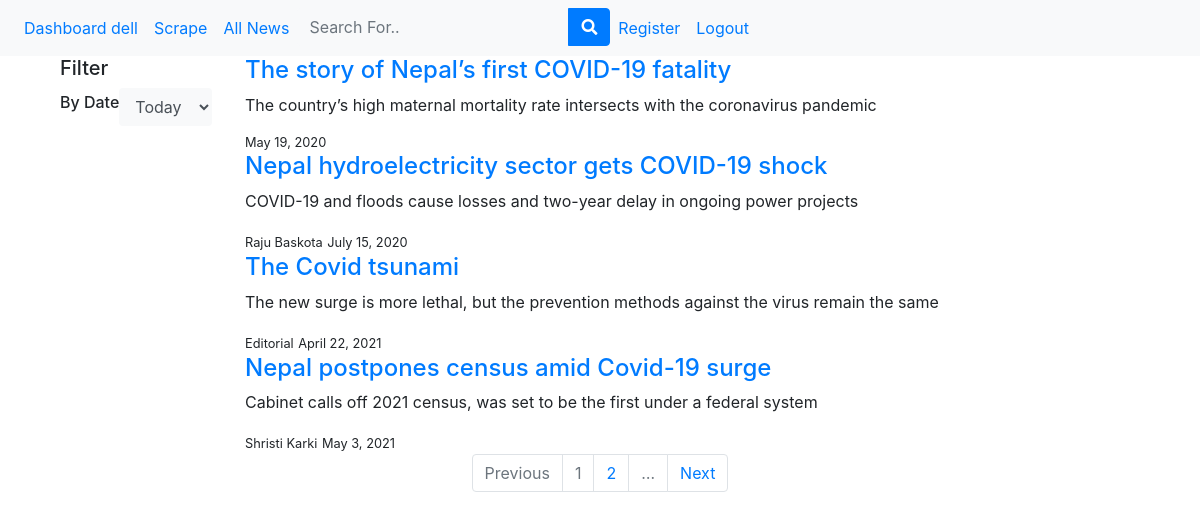
/news/filterByDate (signed in), run on an earlier commit of the app's database.
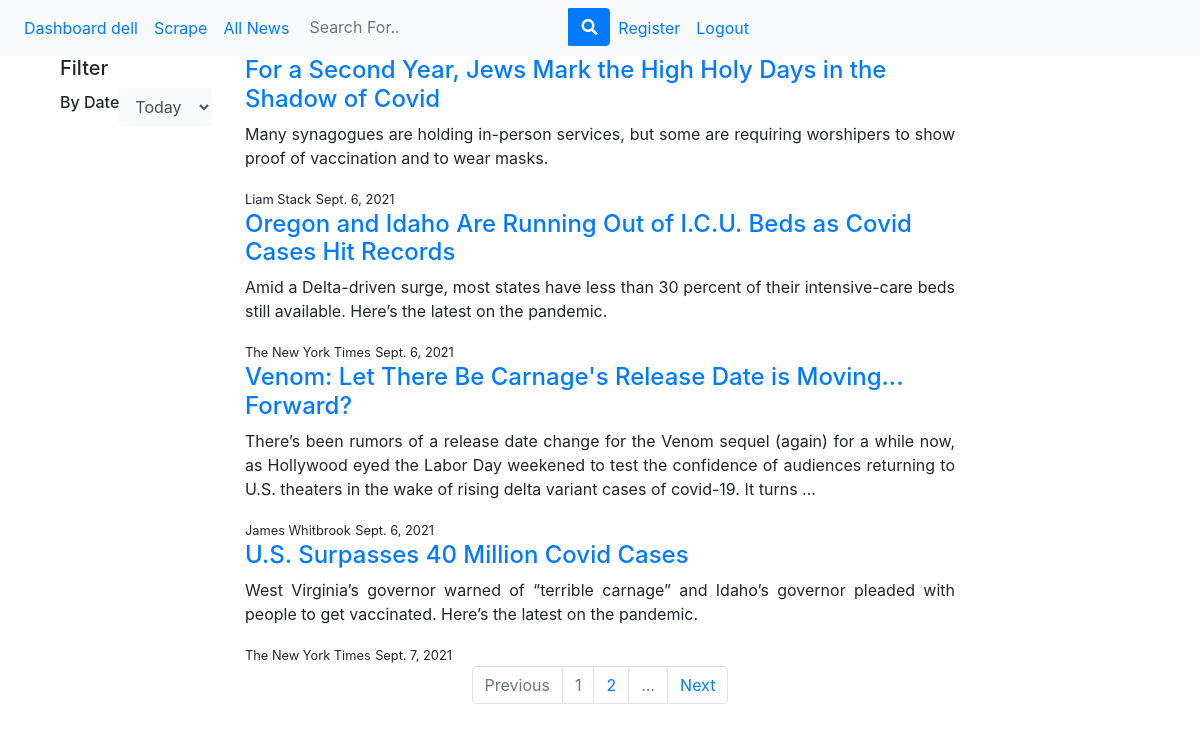
And on a later commit of the database.
### news/models.py (models this page shows, shortened)
class News(models.Model):
    date_created = models.DateField(auto_now=True)
    date_published = models.DateField()
    author = models.CharField(max_length=255)
    source = models.CharField(max_length=255)
    title = models.CharField(max_length=255, unique=True)
    url = models.CharField(max_length=255)
    slug = models.SlugField(unique=True, default=uuid4)
    excerpt = models.TextField()
    content = models.TextField(blank=True, null=True)

### news/views.py (the view)
# urls.py: path('filterByDate',views.filter_by_date, name ='filter-by-date'),
@login_required(login_url='/login')
def filter_by_date(request):
    news = News.objects.order_by('?')
    if request.method == 'GET':
        query= request.GET.get('filterByDate',False)
        if query is not None:
            if query == 'today':
                today = datetime.datetime.today().strftime('%Y-%m-%d')
                news = News.objects.filter(date_published=today)
            elif query == 'latest':
                news = News.objects.order_by('-date_published')
            else:
                news = News.objects.order_by('date_published')
            page = request.GET.get('page', 1)
            paginator = Paginator(news, 4)
            try:
                news = paginator.page(page)
            except PageNotAnInteger:
                news = paginator.page(1)
            except EmptyPage:
                news = paginator.page(paginator.num_pages)
            print(news)
            context={
                'news': news
            }
            return render(request, 'news/all_news.html', context)
        else:
            return redirect('all-news')
    else:
        return redirect('all-news')

### news/templates/news/all_news.html (shortened to what this page needs)
{% extends "news/base.html" %}
{% load static %}
{% block content%}
<div class="container">
    <div class="row">
        <div class="col-md-2">
            <h5>Filter</h5>
            <form class="form-inline my-2 my-lg-0" method="GET" action="{% url 'filter-by-date' %}">
                <h6>By Date</h6>
                <div class="input-group">
                    <select class="form-control bg-light border-0 small" name='filterByDate' onchange="this.form.submit()">
                        <option value='today'>Today</option>
                    </select>
                </div>
            </form>
        </div>
        <div class="col-md-8">
        {% for news in news%}
            <div class="masonry-box" style="width: 100% !important">
                <div class="blog-box" id="{{news.slug}}" data-heading="{{news.title}}"
                 data-published="{{news.date_published}}" data-news="{{news.content}}"
                data-author="{{news.author}}"
                data-toggle="modal" data-target="">
                <div class="blog-meta">
                    <h4><a href="/news/{{news.slug}}" title="">{{news.title}}</a></h4>
                    <p class="text-justify">{{news.excerpt}}</p>
                    <small>{{news.author}}</small>
                    <small>{{news.date_published}}</small>
                </div>
            </div>
        {% endfor %}
        </div>
    </div>
</div>
<nav>
    <ul class="pagination justify-content-center">
        <li class="page-item {% if not news.has_previous %} disabled {% endif %}">
            <a class="page-link" href="{% if news.has_previous %} ?page={{ news.previous_page_number }}{% endif %} ">Previous</a>
        </li>
        {% for i in news.paginator.page_range %}
            {% if news.number == i %}
                <li class="active page-item disabled"><a class="page-link" href="#">{{ i }}</a></li>
            {% elif i > news.number|add:'-2' and i < news.number|add:'2' %}
                <li class="page-item"><a class="page-link" href="?page={{ i }}">{{ i }}</a></li>
            {% endif %}
        {% endfor %}
        {% if news.paginator.num_pages > news.number|add:'1' %}
            <li class="page-item disabled"><a class="page-link" href="#">&hellip;</a></li>
        {% endif %}
        <li class="page-item {% if not news.has_next %} disabled {% endif %}">
            <a class="page-link" href="{% if news.has_next %} ?page={{ news.next_page_number }} {% endif %}">Next</a>
        </li>
    </ul>
  </nav>
{% endblock %}

What changed in the data, as far as the page shows it:
removed News: title "The story of Nepal’s first COVID-19 fatality", excerpt "The country’s high maternal mortality rate intersects with the coronavirus pandemic", date_published "May 19, 2020"
removed News: title "Nepal hydroelectricity sector gets COVID-19 shock", excerpt "COVID-19 and floods cause losses and two-year delay in ongoing power projects", author "Raju Baskota", date_published "July 15, 2020"
removed News: title "The Covid tsunami", excerpt "The new surge is more lethal, but the prevention methods against the virus remain the same", author "Editorial", date_published "April 22, 2021"
removed News: title "Nepal postpones census amid Covid-19 surge", excerpt "Cabinet calls off 2021 census, was set to be the first under a federal system", author "Shristi Karki", date_published "May 3, 2021"
added News: title "For a Second Year, Jews Mark the High Holy Days in the Shadow of Covid", excerpt "Many synagogues are holding in-person services, but some are requiring worshipers to show proof of vaccination and to wear masks.", author "Liam Stack", date_published "Sept. 6, 2021"
added News: title "Oregon and Idaho Are Running Out of I.C.U. Beds as Covid Cases Hit Records", excerpt "Amid a Delta-driven surge, most states have less than 30 percent of their intensive-care beds still available. Here’s the latest on the pandemic.", author "The New York Times", date_published "Sept. 6, 2021"
added News: title "Venom: Let There Be Carnage's Release Date is Moving... Forward?", excerpt "There’s been rumors of a release date change for the Venom sequel (again) for a while now, as Hollywood eyed the Labor Day weekened to test the confidence of audiences returning to U.S. theaters in the wake of rising delta variant cases of covid-19. It turns …", author "James Whitbrook", date_published "Sept. 6, 2021"
added News: title "U.S. Surpasses 40 Million Covid Cases", excerpt "West Virginia’s governor warned of “terrible carnage” and Idaho’s governor pleaded with people to get vaccinated. Here’s the latest on the pandemic.", author "The New York Times", date_published "Sept. 7, 2021"
